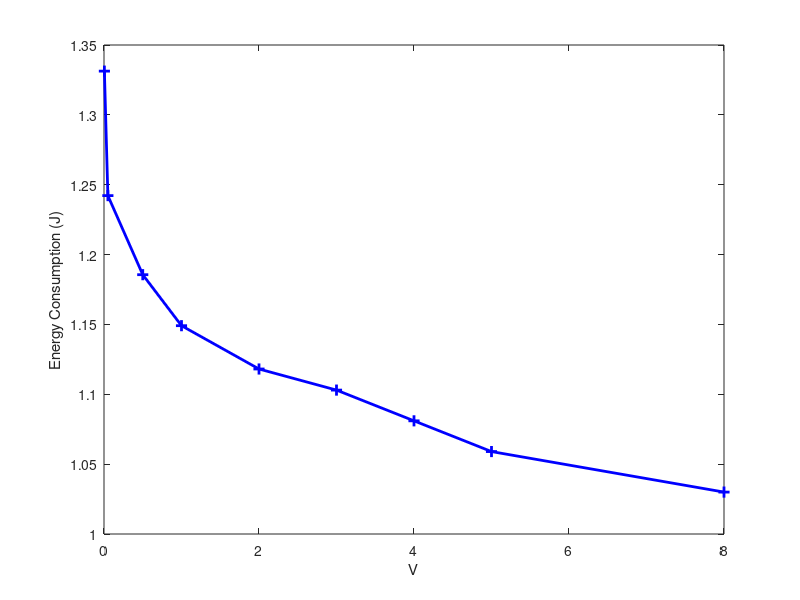

The MATLAB script that drew this image: (Note: this script raises an error after producing the figure.)
vv = [0.005, 0.05, 0.5, 1, 2,3,4, 5, 8]
e = [1.3313, 1.2422, 1.1856, 1.1491, 1.1181, 1.103, 1.081 ,1.059, 1.03]
t = [256.3, 260.1, 261.2, 263.4, 266.7, 269.5, 272.3, 274.4, 280.5]

plot(vv, e, '-b+', 'LineWidth',2, 'MarkerSize',8)
ylabel("Energy Consumption (J)")
xlabel("V")
%xlim([1, 20])
%ylim([0.25, 0.4])
%legend("AlexNet",'fontsize',18, 'Interpreter', "latex")
yyaxis right
plot(vv, t, '-r+', 'LineWidth',2, 'MarkerSize',8)
ylabel("Latency (ms)")

grid on
box on
set(gca,'fontname','times') 
ax = gca; 
ax.FontSize = 18; 

set(gcf,'Position',[500 300 800 347])
